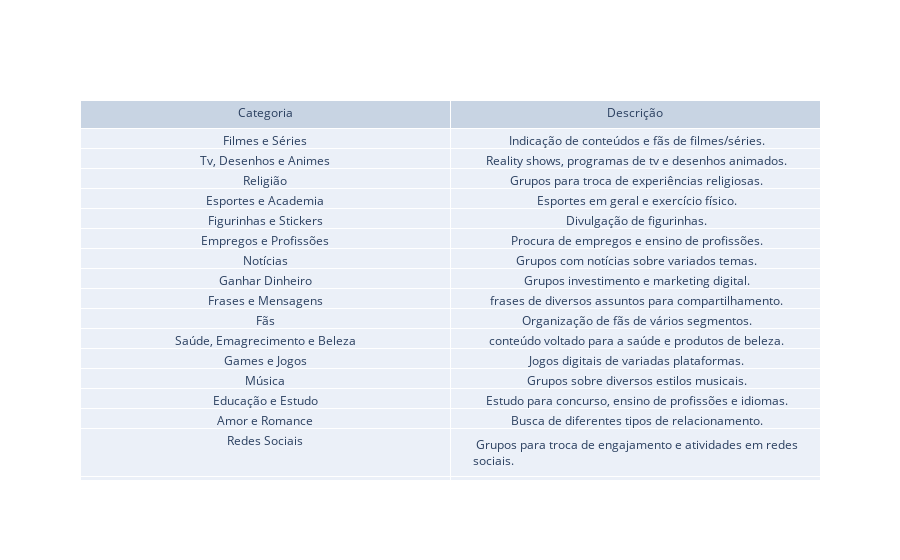

The code cell stored with this chart in its notebook:
### Markdown cell above
## Detalhamento de Cada Classe

### Code cell
categ_desc = pd.read_csv(FILE_PATH_CATEG, sep=';')
fig = go.Figure(data=[go.Table(header=dict(values=['Categoria', 'Descrição']),
                 cells=dict(values=[list(categ_desc['categoria']), list(categ_desc['descricao'])]))
                     ])
fig.show()

### Figure 1 — Plotly figure (JSON) as saved in the notebook; plotly's stock layout.template omitted (floating-point values rounded to 4 significant figures)
{"data": [{"cells": {"values": [["Filmes e Séries", "Tv, Desenhos e Animes", "Religião", "Esportes e Academia", "Figurinhas e Stickers", "Empregos e Profissões", "Notícias", "Ganhar Dinheiro", "Frases e Mensagens", "Fãs", "Saúde, Emagrecimento e Beleza", "Games e Jogos", "Música", "Educação e Estudo", "Amor e Romance", "Redes Sociais", "Memes Rngraçados e Zoeira", "Festas, Baladas e Eventos", "Política", "Receitas", "Carros e Motos"], [" Indicação de conteúdos e fãs de filmes/séries.", " Reality shows, programas de tv e desenhos animados.", " Grupos para troca de experiências religiosas.", " Esportes em geral e exercício físico.", " Divulgação de figurinhas.", " Procura de empregos e ensino de profissões.", " Grupos com notícias sobre variados temas.", " Grupos investimento e marketing digital.", " frases de diversos assuntos para compartilhamento.", " Organização de fãs de vários segmentos.", " conteúdo voltado para a saúde e produtos de beleza.", " Jogos digitais de variadas plataformas.", " Grupos sobre diversos estilos musicais.", " Estudo para concurso, ensino de profissões e idiomas.", " Busca de diferentes tipos de relacionamento.", " Grupos para troca de engajamento e atividades em redes sociais.", " Conteúdo humorístico.", " Divulgação de eventos diversos.", " Grupos de apoio e debate político.", " Receitas de comidas e dietas.", " Admiradores de automóveis e venda de veículos."]]}, "header": {"values": ["Categoria", "Descrição"]}, "type": "table"}], "layout": {}}
